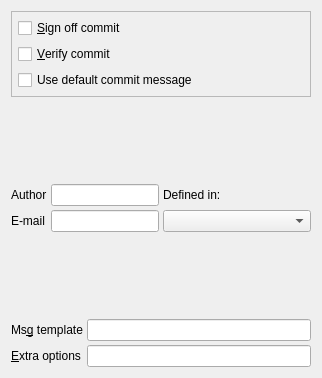
     <widget class="QWidget" name="Commit">
      <attribute name="title">
       <string>&amp;Commit</string>
      </attribute>
      <layout class="QVBoxLayout" name="verticalLayout_12">
       <item>
        <widget class="QFrame" name="frame_4">
         <property name="frameShape">
          <enum>QFrame::StyledPanel</enum>
         </property>
         <property name="frameShadow">
          <enum>QFrame::Raised</enum>
         </property>
         <layout class="QVBoxLayout" name="verticalLayout_11">
          <property name="leftMargin">
           <number>6</number>
          </property>
          <property name="topMargin">
           <number>6</number>
          </property>
          <property name="rightMargin">
           <number>6</number>
          </property>
          <property name="bottomMargin">
           <number>6</number>
          </property>
          <item>
           <widget class="QCheckBox" name="checkBoxCommitSign">
            <property name="toolTip">
             <string>Check to add -s option to git commit-script</string>
            </property>
            <property name="text">
             <string>&amp;Sign off commit</string>
            </property>
            <property name="shortcut">
             <string>Alt+S</string>
            </property>
           </widget>
          </item>
          <item>
           <widget class="QCheckBox" name="checkBoxCommitVerify">
            <property name="toolTip">
             <string>Check to add -v option to git commit-script</string>
            </property>
            <property name="text">
             <string>&amp;Verify commit</string>
            </property>
            <property name="shortcut">
             <string>Alt+V</string>
            </property>
           </widget>
          </item>
          <item>
           <widget class="QCheckBox" name="checkBoxCommitUseDefMsg">
            <property name="text">
             <string>Use default commit message</string>
            </property>
           </widget>
          </item>
         </layout>
        </widget>
       </item>
       <item>
        <spacer>
         <property name="orientation">
          <enum>Qt::Vertical</enum>
         </property>
         <property name="sizeHint" stdset="0">
          <size>
           <width>20</width>
           <height>81</height>
          </size>
         </property>
        </spacer>
       </item>
       <item>
        <layout class="QGridLayout">
         <property name="leftMargin">
          <number>0</number>
         </property>
         <property name="topMargin">
          <number>0</number>
         </property>
         <property name="rightMargin">
          <number>0</number>
         </property>
         <property name="bottomMargin">
          <number>0</number>
         </property>
         <property name="spacing">
          <number>4</number>
         </property>
         <item row="0" column="2">
          <widget class="QLabel" name="textLabelComboUsr">
           <property name="text">
            <string>Defined in:                           </string>
           </property>
          </widget>
         </item>
         <item row="0" column="0">
          <widget class="QLabel" name="textLabelAuthor">
           <property name="text">
            <string>Author</string>
           </property>
           <property name="buddy">
            <cstring>lineEditAuthor</cstring>
           </property>
          </widget>
         </item>
         <item row="1" column="2">
          <widget class="QComboBox" name="comboBoxUserSrc"/>
         </item>
         <item row="0" column="1">
          <widget class="QLineEdit" name="lineEditAuthor">
           <property name="readOnly">
            <bool>true</bool>
           </property>
          </widget>
         </item>
         <item row="1" column="1">
          <widget class="QLineEdit" name="lineEditMail">
           <property name="readOnly">
            <bool>true</bool>
           </property>
          </widget>
         </item>
         <item row="1" column="0">
          <widget class="QLabel" name="textLabelAuthor_2">
           <property name="text">
            <string>E-mail</string>
           </property>
           <property name="buddy">
            <cstring>lineEditMail</cstring>
           </property>
          </widget>
         </item>
        </layout>
       </item>
       <item>
        <spacer>
         <property name="orientation">
          <enum>Qt::Vertical</enum>
         </property>
         <property name="sizeHint" stdset="0">
          <size>
           <width>20</width>
           <height>81</height>
          </size>
         </property>
        </spacer>
       </item>
       <item>
        <layout class="QGridLayout">
         <property name="leftMargin">
          <number>0</number>
         </property>
         <property name="topMargin">
          <number>0</number>
         </property>
         <property name="rightMargin">
          <number>0</number>
         </property>
         <property name="bottomMargin">
          <number>0</number>
         </property>
         <property name="spacing">
          <number>4</number>
         </property>
         <item row="0" column="0">
          <widget class="QLabel" name="textLabelTemplate">
           <property name="text">
            <string>Ms&amp;g template</string>
           </property>
           <property name="textFormat">
            <enum>Qt::PlainText</enum>
           </property>
           <property name="wordWrap">
            <bool>false</bool>
           </property>
           <property name="buddy">
            <cstring>lineEditAuthor</cstring>
           </property>
          </widget>
         </item>
         <item row="1" column="0">
          <widget class="QLabel" name="textLabelDiffTreeArgs_2">
           <property name="text">
            <string>&amp;Extra options</string>
           </property>
           <property name="wordWrap">
            <bool>false</bool>
           </property>
           <property name="buddy">
            <cstring>lineEditCommitExtraOptions</cstring>
           </property>
          </widget>
         </item>
         <item row="0" column="1">
          <widget class="QLineEdit" name="lineEditTemplate">
           <property name="toolTip">
            <string>Commit message template file</string>
           </property>
          </widget>
         </item>
         <item row="1" column="1">
          <widget class="QLineEdit" name="lineEditCommitExtraOptions">
           <property name="toolTip">
            <string>Extra options to pass to git commit-script</string>
           </property>
          </widget>
         </item>
        </layout>
       </item>
      </layout>
     </widget>
